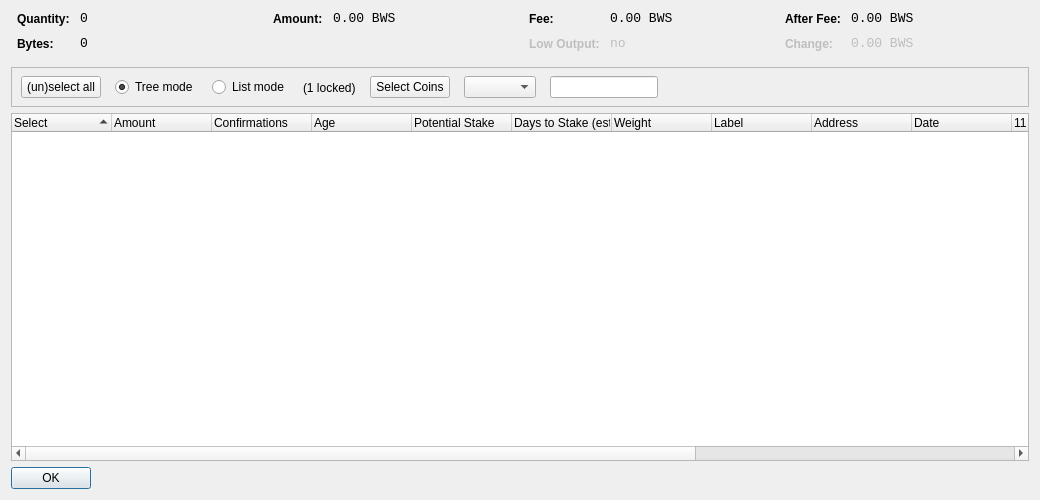
<?xml version="1.0" encoding="UTF-8"?>
<ui version="4.0">
 <class>CoinControlDialog</class>
 <widget class="QDialog" name="CoinControlDialog">
  <property name="geometry">
   <rect>
    <x>0</x>
    <y>0</y>
    <width>1040</width>
    <height>500</height>
   </rect>
  </property>
  <property name="windowTitle">
   <string>Coin Control</string>
  </property>
  <layout class="QVBoxLayout" name="verticalLayout">
   <item>
    <layout class="QHBoxLayout" name="horizontalLayoutTop" stretch="0,0,0,0">
     <property name="topMargin">
      <number>0</number>
     </property>
     <property name="bottomMargin">
      <number>10</number>
     </property>
     <item>
      <layout class="QFormLayout" name="formLayoutCoinControl1">
       <property name="horizontalSpacing">
        <number>10</number>
       </property>
       <property name="verticalSpacing">
        <number>10</number>
       </property>
       <property name="leftMargin">
        <number>6</number>
       </property>
       <property name="rightMargin">
        <number>6</number>
       </property>
       <item row="0" column="0">
        <widget class="QLabel" name="labelCoinControlQuantityText">
         <property name="styleSheet">
          <string notr="true">font-weight:bold;</string>
         </property>
         <property name="text">
          <string>Quantity:</string>
         </property>
        </widget>
       </item>
       <item row="0" column="1">
        <widget class="QLabel" name="labelCoinControlQuantity">
         <property name="font">
          <font>
           <family>Monospace</family>
           <pointsize>10</pointsize>
          </font>
         </property>
         <property name="cursor">
          <cursorShape>IBeamCursor</cursorShape>
         </property>
         <property name="contextMenuPolicy">
          <enum>Qt::ActionsContextMenu</enum>
         </property>
         <property name="text">
          <string notr="true">0</string>
         </property>
         <property name="textInteractionFlags">
          <set>Qt::LinksAccessibleByMouse|Qt::TextSelectableByKeyboard|Qt::TextSelectableByMouse</set>
         </property>
        </widget>
       </item>
       <item row="1" column="0">
        <widget class="QLabel" name="labelCoinControlBytesText">
         <property name="styleSheet">
          <string notr="true">font-weight:bold;</string>
         </property>
         <property name="text">
          <string>Bytes:</string>
         </property>
        </widget>
       </item>
       <item row="1" column="1">
        <widget class="QLabel" name="labelCoinControlBytes">
         <property name="font">
          <font>
           <family>Monospace</family>
           <pointsize>10</pointsize>
          </font>
         </property>
         <property name="cursor">
          <cursorShape>IBeamCursor</cursorShape>
         </property>
         <property name="contextMenuPolicy">
          <enum>Qt::ActionsContextMenu</enum>
         </property>
         <property name="text">
          <string notr="true">0</string>
         </property>
         <property name="textInteractionFlags">
          <set>Qt::LinksAccessibleByMouse|Qt::TextSelectableByKeyboard|Qt::TextSelectableByMouse</set>
         </property>
        </widget>
       </item>
      </layout>
     </item>
     <item>
      <layout class="QFormLayout" name="formLayoutCoinControl2">
       <property name="horizontalSpacing">
        <number>10</number>
       </property>
       <property name="verticalSpacing">
        <number>10</number>
       </property>
       <property name="leftMargin">
        <number>6</number>
       </property>
       <property name="rightMargin">
        <number>6</number>
       </property>
       <item row="0" column="0">
        <widget class="QLabel" name="labelCoinControlAmountText">
         <property name="styleSheet">
          <string notr="true">font-weight:bold;</string>
         </property>
         <property name="text">
          <string>Amount:</string>
         </property>
        </widget>
       </item>
       <item row="0" column="1">
        <widget class="QLabel" name="labelCoinControlAmount">
         <property name="font">
          <font>
           <family>Monospace</family>
           <pointsize>10</pointsize>
          </font>
         </property>
         <property name="cursor">
          <cursorShape>IBeamCursor</cursorShape>
         </property>
         <property name="contextMenuPolicy">
          <enum>Qt::ActionsContextMenu</enum>
         </property>
         <property name="text">
          <string notr="true">0.00 BWS</string>
         </property>
         <property name="textInteractionFlags">
          <set>Qt::LinksAccessibleByMouse|Qt::TextSelectableByKeyboard|Qt::TextSelectableByMouse</set>
         </property>
        </widget>
       </item>
      </layout>
     </item>
     <item>
      <layout class="QFormLayout" name="formLayoutCoinControl3">
       <property name="horizontalSpacing">
        <number>10</number>
       </property>
       <property name="verticalSpacing">
        <number>10</number>
       </property>
       <property name="leftMargin">
        <number>6</number>
       </property>
       <property name="rightMargin">
        <number>6</number>
       </property>
       <item row="0" column="0">
        <widget class="QLabel" name="labelCoinControlFeeText">
         <property name="styleSheet">
          <string notr="true">font-weight:bold;</string>
         </property>
         <property name="text">
          <string>Fee:</string>
         </property>
        </widget>
       </item>
       <item row="0" column="1">
        <widget class="QLabel" name="labelCoinControlFee">
         <property name="font">
          <font>
           <family>Monospace</family>
           <pointsize>10</pointsize>
          </font>
         </property>
         <property name="cursor">
          <cursorShape>IBeamCursor</cursorShape>
         </property>
         <property name="contextMenuPolicy">
          <enum>Qt::ActionsContextMenu</enum>
         </property>
         <property name="text">
          <string notr="true">0.00 BWS</string>
         </property>
         <property name="textInteractionFlags">
          <set>Qt::LinksAccessibleByMouse|Qt::TextSelectableByKeyboard|Qt::TextSelectableByMouse</set>
         </property>
        </widget>
       </item>
       <item row="1" column="0">
        <widget class="QLabel" name="labelCoinControlLowOutputText">
         <property name="enabled">
          <bool>false</bool>
         </property>
         <property name="styleSheet">
          <string notr="true">font-weight:bold;</string>
         </property>
         <property name="text">
          <string>Low Output:</string>
         </property>
        </widget>
       </item>
       <item row="1" column="1">
        <widget class="QLabel" name="labelCoinControlLowOutput">
         <property name="enabled">
          <bool>false</bool>
         </property>
         <property name="font">
          <font>
           <family>Monospace</family>
           <pointsize>10</pointsize>
          </font>
         </property>
         <property name="cursor">
          <cursorShape>IBeamCursor</cursorShape>
         </property>
         <property name="contextMenuPolicy">
          <enum>Qt::ActionsContextMenu</enum>
         </property>
         <property name="text">
          <string notr="true">no</string>
         </property>
         <property name="textInteractionFlags">
          <set>Qt::LinksAccessibleByMouse|Qt::TextSelectableByKeyboard|Qt::TextSelectableByMouse</set>
         </property>
        </widget>
       </item>
      </layout>
     </item>
     <item>
      <layout class="QFormLayout" name="formLayoutCoinControl4">
       <property name="fieldGrowthPolicy">
        <enum>QFormLayout::AllNonFixedFieldsGrow</enum>
       </property>
       <property name="horizontalSpacing">
        <number>10</number>
       </property>
       <property name="verticalSpacing">
        <number>10</number>
       </property>
       <property name="leftMargin">
        <number>6</number>
       </property>
       <property name="rightMargin">
        <number>6</number>
       </property>
       <item row="0" column="0">
        <widget class="QLabel" name="labelCoinControlAfterFeeText">
         <property name="styleSheet">
          <string notr="true">font-weight:bold;</string>
         </property>
         <property name="text">
          <string>After Fee:</string>
         </property>
        </widget>
       </item>
       <item row="0" column="1">
        <widget class="QLabel" name="labelCoinControlAfterFee">
         <property name="font">
          <font>
           <family>Monospace</family>
           <pointsize>10</pointsize>
          </font>
         </property>
         <property name="cursor">
          <cursorShape>IBeamCursor</cursorShape>
         </property>
         <property name="contextMenuPolicy">
          <enum>Qt::ActionsContextMenu</enum>
         </property>
         <property name="text">
          <string notr="true">0.00 BWS</string>
         </property>
         <property name="textInteractionFlags">
          <set>Qt::LinksAccessibleByMouse|Qt::TextSelectableByKeyboard|Qt::TextSelectableByMouse</set>
         </property>
        </widget>
       </item>
       <item row="1" column="0">
        <widget class="QLabel" name="labelCoinControlChangeText">
         <property name="enabled">
          <bool>false</bool>
         </property>
         <property name="styleSheet">
          <string notr="true">font-weight:bold;</string>
         </property>
         <property name="text">
          <string>Change:</string>
         </property>
        </widget>
       </item>
       <item row="1" column="1">
        <widget class="QLabel" name="labelCoinControlChange">
         <property name="enabled">
          <bool>false</bool>
         </property>
         <property name="font">
          <font>
           <family>Monospace</family>
           <pointsize>10</pointsize>
          </font>
         </property>
         <property name="cursor">
          <cursorShape>IBeamCursor</cursorShape>
         </property>
         <property name="contextMenuPolicy">
          <enum>Qt::ActionsContextMenu</enum>
         </property>
         <property name="text">
          <string notr="true">0.00 BWS</string>
         </property>
         <property name="textInteractionFlags">
          <set>Qt::LinksAccessibleByMouse|Qt::TextSelectableByKeyboard|Qt::TextSelectableByMouse</set>
         </property>
        </widget>
       </item>
      </layout>
     </item>
    </layout>
   </item>
   <item>
    <widget class="QFrame" name="frame">
     <property name="minimumSize">
      <size>
       <width>0</width>
       <height>40</height>
      </size>
     </property>
     <property name="frameShape">
      <enum>QFrame::StyledPanel</enum>
     </property>
     <property name="frameShadow">
      <enum>QFrame::Sunken</enum>
     </property>
     <widget class="QWidget" name="horizontalLayoutWidget">
      <property name="geometry">
       <rect>
        <x>10</x>
        <y>0</y>
        <width>781</width>
        <height>41</height>
       </rect>
      </property>
      <layout class="QHBoxLayout" name="horizontalLayoutPanel" stretch="0,0,0,0,0,0,0">
       <property name="spacing">
        <number>14</number>
       </property>
       <item>
        <widget class="QPushButton" name="pushButtonSelectAll">
         <property name="sizePolicy">
          <sizepolicy hsizetype="Maximum" vsizetype="Fixed">
           <horstretch>0</horstretch>
           <verstretch>0</verstretch>
          </sizepolicy>
         </property>
         <property name="text">
          <string>(un)select all</string>
         </property>
        </widget>
       </item>
       <item>
        <widget class="QRadioButton" name="radioTreeMode">
         <property name="sizePolicy">
          <sizepolicy hsizetype="Maximum" vsizetype="Fixed">
           <horstretch>0</horstretch>
           <verstretch>0</verstretch>
          </sizepolicy>
         </property>
         <property name="text">
          <string>Tree mode</string>
         </property>
         <property name="checked">
          <bool>true</bool>
         </property>
        </widget>
       </item>
       <item>
        <widget class="QRadioButton" name="radioListMode">
         <property name="sizePolicy">
          <sizepolicy hsizetype="Maximum" vsizetype="Fixed">
           <horstretch>0</horstretch>
           <verstretch>0</verstretch>
          </sizepolicy>
         </property>
         <property name="text">
          <string>List mode</string>
         </property>
        </widget>
       </item>
       <item>
        <widget class="QLabel" name="labelLocked">
          <property name="text">
            <string notr="true">(1 locked)</string>
          </property>
        </widget>
       </item>
       <item>
        <widget class="QPushButton" name="pushButtonCustomCC">
         <property name="text">
          <string>Select Coins</string>
         </property>
        </widget>
       </item>
       <item>
        <widget class="QComboBox" name="QComboBoxFilterCoins"/>
       </item>
       <item>
        <widget class="QLineEdit" name="lineEditCustomCC">
         <property name="enabled">
          <bool>true</bool>
         </property>
         <property name="sizePolicy">
          <sizepolicy hsizetype="Fixed" vsizetype="Fixed">
           <horstretch>0</horstretch>
           <verstretch>0</verstretch>
          </sizepolicy>
         </property>
         <property name="baseSize">
          <size>
           <width>50</width>
           <height>0</height>
          </size>
         </property>
        </widget>
       </item>
       <item>
        <spacer name="horizontalSpacer">
         <property name="orientation">
          <enum>Qt::Horizontal</enum>
         </property>
         <property name="sizeHint" stdset="0">
          <size>
           <width>40</width>
           <height>20</height>
          </size>
         </property>
        </spacer>
       </item>
      </layout>
     </widget>
    </widget>
   </item>
   <item>
    <widget class="CoinControlTreeWidget" name="treeWidget">
     <property name="contextMenuPolicy">
      <enum>Qt::CustomContextMenu</enum>
     </property>
     <property name="sortingEnabled">
      <bool>false</bool>
     </property>
     <property name="columnCount">
      <number>15</number>
     </property>
     <attribute name="headerShowSortIndicator" stdset="0">
      <bool>true</bool>
     </attribute>
     <attribute name="headerStretchLastSection">
      <bool>false</bool>
     </attribute>
     <column>
      <property name="text">
       <string>Select</string>
      </property>
     </column>
     <column>
      <property name="text">
       <string>Amount</string>
      </property>
     </column>
     <column>
      <property name="text">
       <string>Confirmations</string>
      </property>
      <property name="toolTip">
       <string>Confirmed</string>
      </property>
     </column>
     <column>
      <property name="text">
       <string>Age</string> /** age **/
      </property>
     </column>
	   <column>
      <property name="text">
       <string>Potential Stake</string>
      </property>
     </column>
  	 <column>
      <property name="text">
       <string>Days to Stake (est.)</string>
      </property>
     </column>
     <column>
      <property name="text">
       <string>Weight</string>
      </property>
     </column>
     <column>
      <property name="text">
       <string>Label</string>
      </property>
     </column>
     <column>
      <property name="text">
       <string>Address</string>
      </property>
     </column>
     <column>
      <property name="text">
       <string>Date</string>
      </property>
     </column>
     <column>
      <property name="text">
       <string/>
      </property>
     </column>
     <column>
      <property name="text">
       <string/>
      </property>
     </column>
     <column>
      <property name="text">
       <string/>
      </property>
     </column>
     <column>
      <property name="text">
       <string/>
      </property>
     </column>
     <column>
      <property name="text">
       <string/>
      </property>
     </column>
    </widget>
   </item>
   <item>
    <widget class="QDialogButtonBox" name="buttonBox">
     <property name="sizePolicy">
      <sizepolicy hsizetype="Maximum" vsizetype="Fixed">
       <horstretch>0</horstretch>
       <verstretch>0</verstretch>
      </sizepolicy>
     </property>
     <property name="orientation">
      <enum>Qt::Horizontal</enum>
     </property>
     <property name="standardButtons">
      <set>QDialogButtonBox::Ok</set>
     </property>
    </widget>
   </item>
  </layout>
 </widget>
 <customwidgets>
  <customwidget>
   <class>CoinControlTreeWidget</class>
   <extends>QTreeWidget</extends>
   <header>coincontroltreewidget.h</header>
  </customwidget>
 </customwidgets>
 <resources/>
 <connections/>
</ui>
